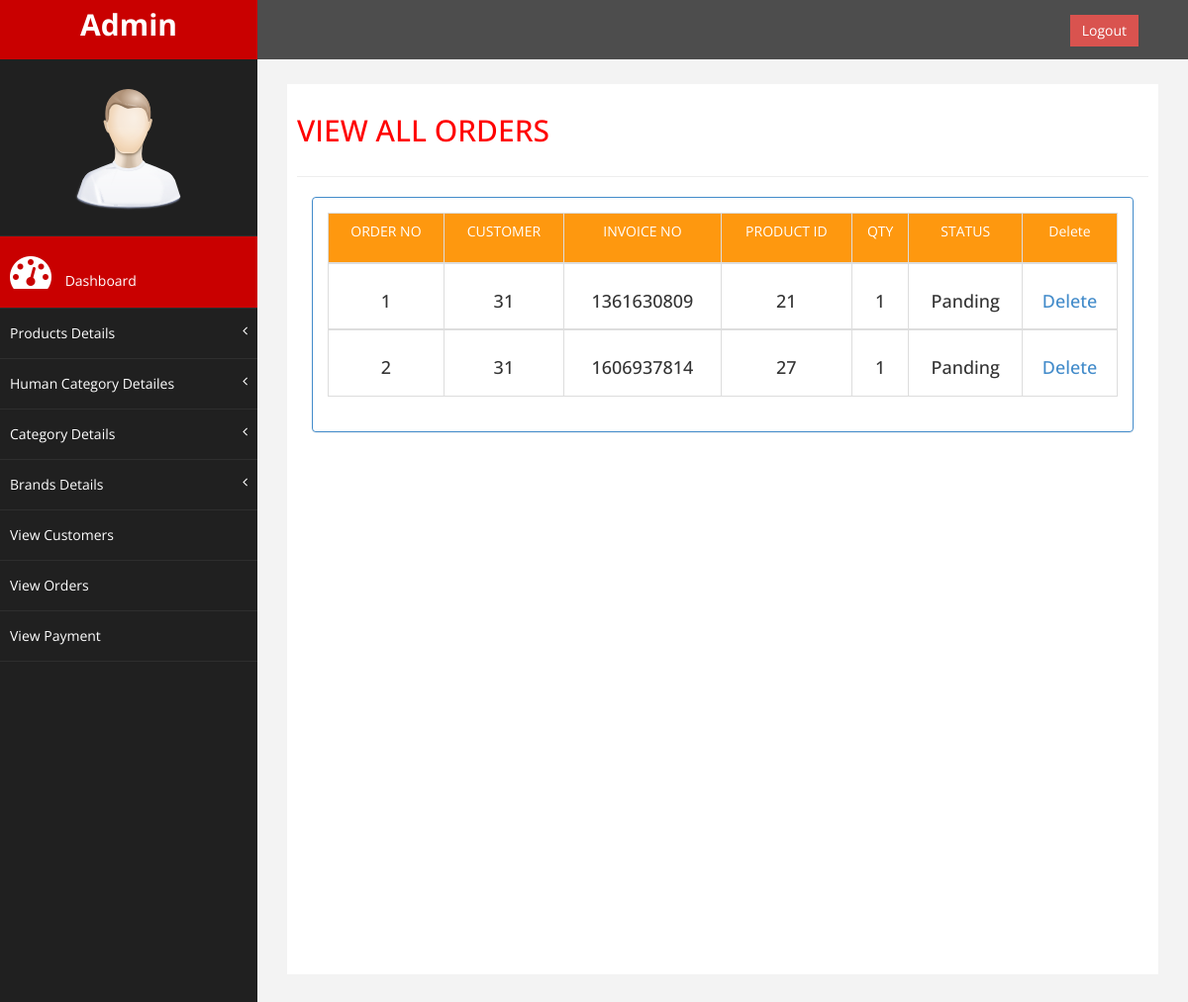
The app's page /admin_area/admin.php?view_orders (signed in) with its own data.
### tables this page shows
CREATE TABLE `pandding_order` (
  `order_id` int(10) NOT NULL,
  `custom_id` int(10) NOT NULL,
  `invoice_no` int(100) NOT NULL,
  `product_id` int(10) NOT NULL,
  `qty` int(10) NOT NULL,
  `order_status` text NOT NULL
);

### admin_area/view_orders.php (the view, shortened to what this page needs)
 <?php
include_once('includes/db_connection.php');
?>
 <div class="row">
                    <div class="col-md-12">
                     <h2>VIEW ALL ORDERS</h2>
                    </div>
                </div>
                  <hr />
				  <div class="col-md-12">
                    <div class="panel panel-primary">
                        <div class="panel-body">
						 <form action="" method="POST" enctype="multipart/form-data" width="400px" class="success"  >
		  <div class="table table-responsive table-hover" >
		  <table class="table table-bordered">
					<thead class=" info text-info ">
						<tr class="cart_menu text-center" style="background:#FE980F;color:#fff;height:50px">
							<td >ORDER NO</td>
							<td >CUSTOMER </td>
							<td >INVOICE NO</td>
							<td >PRODUCT ID</td>
							<td >QTY</td>
							<td >STATUS</td>
							<td >Delete</td>
						</tr>
					</thead>
					<?php
			$select_order_panding="SELECT * FROM `pandding_order` ";
			$select_query= mysqli_query($con,$select_order_panding);
			$i=0;
			while($update= mysqli_fetch_array($select_query)){
			$i++;
			$order_id= $update['order_id'];
	        $custom_id= $update['custom_id'];
			$invoice= $update['invoice_no'];
			$product_id= $update['product_id'];
			$qty= $update['qty'];
			$status= $update['order_status'];
		?>
					<tbody >
						<tr class=" text-center">
							<td><h4><?php echo $i;?></h4></td>
							<td><h4><?php echo $custom_id; ?></h4></td>
							<td><h4><?php echo $invoice?></h4></td>
							<td ><h4><?php echo $product_id?></h4></td>
							<td ><h4><?php echo $qty ?></h4></td>
							<td ><h4><?php if($status =='Panding'){echo  $status="Panding";} else {echo $status="Complete";}?></h4> </td>
							<td ><h4><a href="admin.php?delete_orders=<?php echo $order_id;?>">Delete</a></h4></td>
							</tr>
					</tbody>
					<?php }?>
				</table>
				</div>
		  </form>
                         </div>
                    </div>
					 </div>

### admin_area/assets/css/custom.css (style rules this page uses)
body { font-family: 'Open Sans', sans-serif; }
.text-center { text-align:center; }
h2 { color: #f00; }
h4 { padding-top:10px; }

### records on screen
pandding_order: custom "31", invoice_no "1361630809", product "21", qty "1"
pandding_order: custom "31", invoice_no "1606937814", product "27", qty "1"
